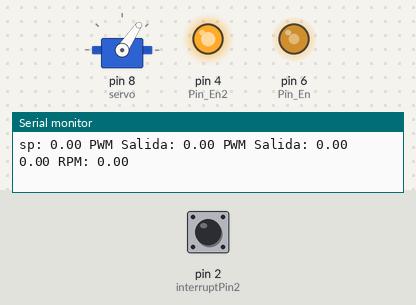
Recording of a sketch running on a simulated Arduino Uno, built with avr-gcc and run on an emulated ATmega328P. Parts: servo, output pins drawn as LEDs (lit = HIGH), the last lines printed to the serial monitor. The test bench sets the inputs (shaded band); at power-on: pin 2 (interruptPin2) LOW.

Above: at 0.15 s.
At 1.2 s:
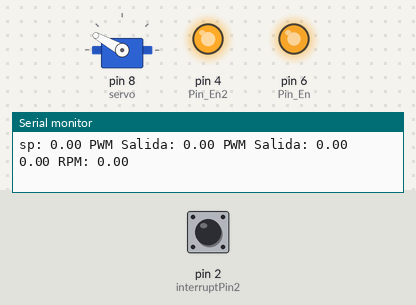
1.3 s: pin 2 (interruptPin2) pulled HIGH for 0.15 s
At 1.65 s:
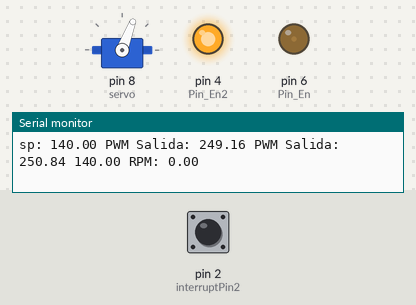
Timing chart, 0 to 30.3 s (numbered marks = the images above; inputs shaded):
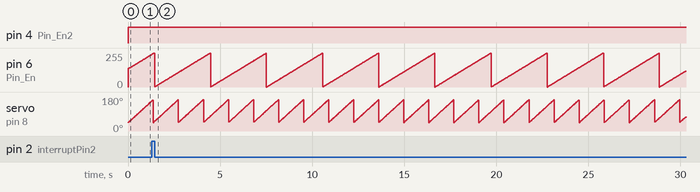

Measured:
- by itself, pin 6 (Pin_En): ramps from 0/255 to 255/255 and jumps back, once every 3.0 s
- by itself, servo on pin 8 (servo): ramps from 44° to 165° and jumps back, once every 1.4 s

The sketch:

motoresTractor.ino
```cpp
#include <TimerOne.h>
#include <ServoTimer2.h>

ServoTimer2 servo; //Crear el objeto servo

const int pot_sp = 140;
const int Pin_En2 = 4;
const int interruptPin2 = 2;
const int Pin_En = 6;

long unsigned int counter=0;
double VelocidadEnRPM =0.0;
float tiempo=0.0;
float T=0.02;
float sp =0;

float referencia= 0.0;
float Kp=0.03; //0.03;
float Ti=0.05; //0.05;
float Td=0.2; //0.0; //Termino derivativo

float K0=Kp+(Kp*T/Ti)+(Kp*Td/T);
float K1=-Kp-2*Kp*Td/T;
float K2= Kp*Td/T;
//Inicializar el error y el control

float e=0, e1=0, e2=0;


float u=0, u1=0, u3=0;
void setup() {
  pinMode(Pin_En2,OUTPUT);
  pinMode(Pin_En,OUTPUT);
  pinMode(interruptPin2, INPUT);
  attachInterrupt(digitalPinToInterrupt(interruptPin2), counting, RISING);
  //Timer 1: Se activa cada 20,000 microsegundos =0.02segundos
  servo.attach(8);
  Timer1.initialize(20000);
  Timer1.attachInterrupt(ISR_RevolucionesPorMinuto);
  Serial.begin(9600);

}

void loop() {
  // put your main code here, to run repeatedly:
  sp = pot_sp;
  Serial.print("sp: ");
  Serial.print(referencia);
  Serial.print(" PWM Salida: ");
  Serial.print(u);
  Serial.print(" PWM Salida: ");
  Serial.print(u3);
  Serial.print(" ");
  Serial.print(e);
  Serial.print(" RPM: ");
  Serial.println(VelocidadEnRPM/2);
  int i = 1000;
  for( i = 1000; i < 2250; i++) { servo.write(i); delay(1); } //delay(1000); //Volver hacia atras for(int i = 2250; i > 750; i--)
  {
    servo.write(i);
  }
}

void counting (){
  //contador
  counter++;
}

void ISR_RevolucionesPorMinuto(){
  //Calculo de las RPM
    VelocidadEnRPM = 25*counter/(334*T);
  tiempo = tiempo + 0.02;
  referencia = sp;
  e = referencia - VelocidadEnRPM;//El calculo del error es la referencia menos la salida
  u = u1 + K0*e + K1*e1 + K2*e2;//La ley de control no puede ser negativa, en este caso es PWM //modelo de control
  //Saturacion de la ley de control
  if(u<140){
    u=140;
    }
   else if (u<10){
     u=30;
     }
   u3 = u;
   analogWrite(Pin_En,u);
   analogWrite(Pin_En2, u3);
   u1=u;
   e2=e1;
   e1=e;
   counter = 0;
  }
```
